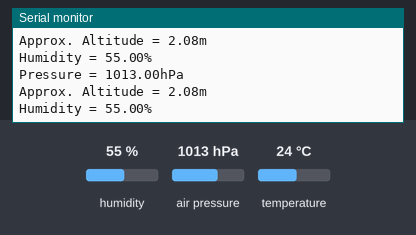
Recording of a sketch running on a simulated Arduino Mega 2560, built with avr-gcc and run on an emulated ATmega2560. Shown: the last lines printed to the serial monitor. The test bench sets the inputs (shaded band); at power-on: humidity 55 %, air pressure 1013 hPa, temperature 24 °C.

Above: at 1.2 s.
1.3 s: humidity set to 22 %
At 2.6 s:
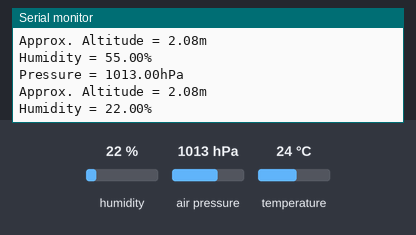
2.8 s: air pressure set to 952 hPa
At 3.8 s:
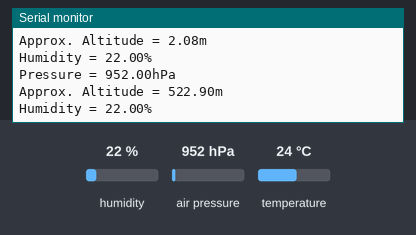
4.3 s: humidity set to 40 %
At 5.9 s:
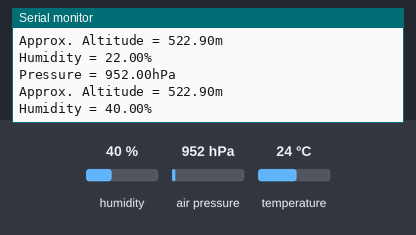
Timing chart, 0 to 7.4 s (numbered marks = the images above; inputs shaded):
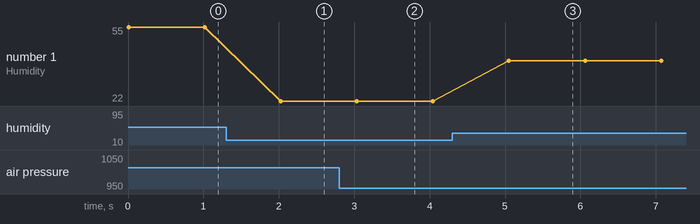

Measured:
- after the input at 1.3 s, the serial monitor: prints a new line after 0.73 s (image 1)
- after the input at 2.8 s, the serial monitor: prints a new line after 0.23 s (image 2)
- after the input at 4.3 s, the serial monitor: prints a new line after 0.75 s (image 3)
- plotted number 1: 55 → 22 after the input at 1.3 s, 22 → 40 after the input at 4.3 s

The sketch:

BME280onebyone.ino
```cpp
#include <Wire.h>
#include <Adafruit_Sensor.h>
#include <Adafruit_BME280.h>

#define SEALEVELPRESSURE_HPA (1013.25)
HardwareSerial &ss = Serial1;
int counter= 0;
Adafruit_BME280 bme;
int lastcount=0;
float alt;

void setup() {
	Serial.begin(9600);
  Serial.begin(115200);
  ss.begin(9600);

	if (!bme.begin(0x77, &Wire)) {
		ss.println("Could not find a valid BME280 sensor, check wiring!");
		while (1);
	}
}

void loop() {
	ss.print("Temperature = ");
	ss.print(bme.readTemperature());
	ss.println("*C");

	Serial.print("Pressure = ");
	Serial.print(bme.readPressure() / 100.0F);
	Serial.println("hPa");

	Serial.print("Approx. Altitude = ");
	Serial.print(bme.readAltitude(SEALEVELPRESSURE_HPA));
  alt=bme.readAltitude(SEALEVELPRESSURE_HPA);
	Serial.println("m");

	Serial.print("Humidity = ");
	Serial.print(bme.readHumidity());
	Serial.println("%");

	Serial.println();
	delay(1000);


}
```
